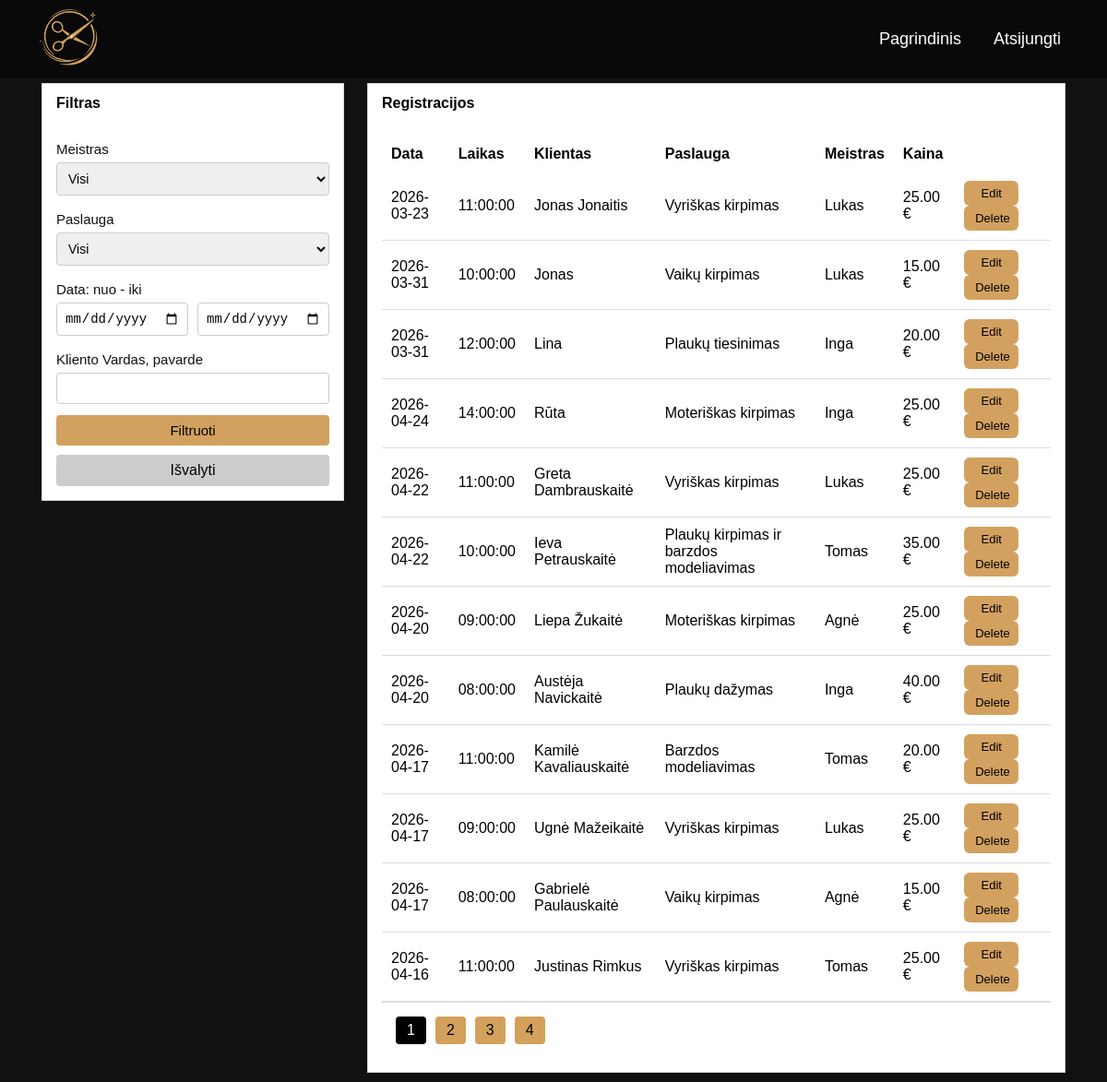
/admin.php (signed in), run on the app's committed database.
### tables this page shows
CREATE TABLE IF NOT EXISTS `registracijos` (
  `id` int(11) NOT NULL AUTO_INCREMENT,
  `paslauga_id` int(11) DEFAULT NULL,
  `meistras_id` int(11) DEFAULT NULL,
  `klientas_id` int(11) DEFAULT NULL,
  `data` date DEFAULT NULL,
  `laikas_id` int(11) DEFAULT NULL,
  PRIMARY KEY (`id`)
);

CREATE TABLE IF NOT EXISTS `laikai` (
  `id` int(11) NOT NULL AUTO_INCREMENT,
  `laikas` time DEFAULT NULL,
  PRIMARY KEY (`id`)
);

CREATE TABLE IF NOT EXISTS `klientai` (
  `id` int(11) NOT NULL AUTO_INCREMENT,
  `vardas` varchar(100) DEFAULT NULL,
  `telefonas` varchar(20) DEFAULT NULL,
  `email` varchar(100) DEFAULT NULL,
  PRIMARY KEY (`id`)
);

CREATE TABLE IF NOT EXISTS `paslaugos` (
  `id` int(11) NOT NULL AUTO_INCREMENT,
  `pavadinimas` varchar(100) NOT NULL,
  `kaina` decimal(6,2) DEFAULT NULL,
  PRIMARY KEY (`id`)
);

CREATE TABLE IF NOT EXISTS `meistrai` (
  `id` int(11) NOT NULL AUTO_INCREMENT,
  `vardas` varchar(100) NOT NULL,
  `specialybe` varchar(100) DEFAULT NULL,
  PRIMARY KEY (`id`)
);

### admin.php (the view, shortened to what this page needs)
<?php
require 'config.php';
$limit = 12;
$page = isset($_GET['page']) ? (int)$_GET['page'] : 1;
$start = ($page - 1) * $limit;
?>
<!DOCTYPE html>
<html lang="lt">
<head>
	<link rel="stylesheet" href="style.css">
	<link rel="stylesheet" href="dizainas2.css">
</head>
<body>
	<header class="topbar">
		<a href="pagrindinis.php">
			<img src="images/logo2.png" class="logo">
		</a>
		<nav class="menu">
			<a href="pagrindinis.php">Pagrindinis</a>
			<a href="logout.php">Atsijungti</a>
		</nav>
	</header>
<main class="puslapis">
	<div class="filtras">
		<div class="blokas-header">Filtras</div>
			<div class="turinys">
				<form method="GET">
					<label>Meistras</label>
						<select name="meistras">
							<option value="">Visi</option>
						</select>
					<label>Paslauga</label>
						<select name="paslauga">
							<option value="">Visi</option>
						</select>
					<label>Data: nuo - iki</label>
						<div class="eilute">
							<input type="date" name="data_nuo" value="<?php echo isset($_GET['data_nuo']) ? $_GET['data_nuo'] : ''; ?>">
							<input type="date" name="data_iki" value="<?php echo isset($_GET['data_iki']) ? $_GET['data_iki'] : ''; ?>">
						</div>
					<label>Kliento Vardas, pavarde</label>
						<input type="text" name="klientas">
						<button type="submit">Filtruoti</button>
						<a href="admin.php" class="btn-clear">Išvalyti</a>
				</form>
			</div>
	</div>
	<div class="duomenys">
		<div class="blokas-header">Registracijos</div>
			<div class="turinys">
			<?php
			$sql = "SELECT
			registracijos.id,
			registracijos.data,
			laikai.laikas,
			klientai.vardas AS klientas,
			paslaugos.pavadinimas AS paslauga,
			meistrai.vardas AS meistras,
			paslaugos.kaina
			FROM registracijos
			INNER JOIN laikai ON registracijos.laikas_id = laikai.id
			INNER JOIN klientai ON registracijos.klientas_id = klientai.id
			INNER JOIN paslaugos ON registracijos.paslauga_id = paslaugos.id
			INNER JOIN meistrai ON registracijos.meistras_id = meistrai.id";
			$sql .= " ORDER BY registracijos.id DESC";
			$sql .= " LIMIT $start, $limit";
			$result = mysqli_query($conn,$sql);
			echo "<table>";
				echo "<tr>
					<th>Data</th>
					<th>Laikas</th>
					<th>Klientas</th>
					<th>Paslauga</th>
					<th>Meistras</th>
					<th>Kaina</th>
					<th></th>
					</tr>";
				while($row = mysqli_fetch_assoc($result)){
					echo "<tr>";
					echo "<td>".$row['data']."</td>";
					echo "<td>".$row['laikas']."</td>";
					echo "<td>".$row['klientas']."</td>";
					echo "<td>".$row['paslauga']."</td>";
					echo "<td>".$row['meistras']."</td>";
					echo "<td>".$row['kaina']." €</td>";
					echo "<td>
						<a href='edit.php?id=".$row['id']."' class='btn-action'>Edit</a>
						<a href='delete.php?id=".$row['id']."' class='btn-action'>Delete</a>
						</td>";
					echo "</tr>";
				}
			echo "</table>";
			$total_sql = "SELECT COUNT(*) as total
			FROM registracijos
			LEFT JOIN klientai ON registracijos.klientas_id = klientai.id";
			$total_result = mysqli_query($conn, $total_sql);
			$total_row = mysqli_fetch_assoc($total_result);
			$total = $total_row['total'];
			$pages = ceil($total / $limit);
			echo "<div class='pagination'>";
			for($i = 1; $i <= $pages; $i++){
				$query = $_GET;
				$query['page'] = $i;
				$url = http_build_query($query);
				$active = ($i == $page) ? "active" : "";
				echo "<a href='?$url' class='pages $active'>$i</a>";
			}
			echo "</div>";
			?>
			</div>
	</div>
</main>
</body>
</html>

### style.css (style rules this page uses)
* { margin:0; padding:0; box-sizing:border-box; }
html { scroll-behavior:smooth; }
body { font-family:Arial, sans-serif; background:#111; color:white; }
.topbar { position:fixed; top:0; left:0; width:100%; height:85px; background:rgba(10,10,10,0.95); display:flex; align-items:center; justify-content:space-between; padding:0 50px; z-index:1000; }
.logo { height: 130px; width: auto; margin: 0px -40px; }
.menu { margin-left: auto; display:flex; gap:35px; align-items:center; }
.menu a { color:white; text-decoration:none; font-size:18px; transition:0.3s; }

### dizainas2.css (style rules this page uses)
.puslapis { display:flex; gap:25px; padding:10px 15px; margin-top:80px; margin-left:30px; margin-right:30px; }
.filtras { flex:1; background:white; border:1px solid #d2d8e0; height: fit-content; }
.duomenys { flex:3; background:white; border:1px solid #d2d8e0; display:flex; flex-direction:column; }
.blokas-header { padding:12px 15px; font-weight:bold; color: black; }
.turinys { margin:5px; padding:10px; background:#fff; }
.filtras button { width: 100%; padding:8px; background:#d3a15f; border:none; cursor:pointer; font-size:15px; border-radius:4px; }
.filtras label { display:block; margin-top:5px; margin-bottom:6px; font-size:15px; color:#111; }
.filtras input, .filtras select { width:100%; padding:8px; margin-bottom:12px; border:1px solid #ccc; border-radius:4px; font-size:14px; }
.eilute { display:flex; gap:10px; }
.eilute input { flex:1; }
.btn-clear { display:block; width:100%; padding:8px; background:#ccc; color:black; text-align:center; text-decoration:none; border-radius:4px; margin-top:10px; }
table { width:100%; border-collapse:collapse; }
th { padding:10px; text-align:left; background: white; color:black; }
td { padding:10px; border-bottom:1px solid #ddd; color: black; }
select { width:100%; padding:8px; margin-bottom:15px; }
.pagination { text-align: left; padding:10px; border-top:1px solid #ddd; }
.pages { display: inline-block; margin: 5px; padding: 6px 12px; background: #d4a15c; color: black; text-decoration: none; border-radius: 4px; }
.pages.active { background: black; color: white; }
.btn-action { display:inline-block; padding:6px 12px; background:#d3a15f; color:black; text-align: center; text-decoration:none; border-radius:6px; font-size:13px; margin-right:5px; transition:0.2s; width: 59px; }
* { margin:0; padding:0; box-sizing:border-box; }

### data on the page
registracijos: data "2026-03-23", laikai.laikas "11:00:00", klientai.vardas "Jonas Jonaitis", paslaugos.pavadinimas "Vyriškas kirpimas", meistrai.vardas "Lukas", paslaugos.kaina "25.00"
registracijos: data "2026-03-31", laikai.laikas "10:00:00", klientai.vardas "Jonas", paslaugos.pavadinimas "Vaikų kirpimas", meistrai.vardas "Lukas", paslaugos.kaina "15.00"
registracijos: data "2026-03-31", laikai.laikas "12:00:00", klientai.vardas "Lina", paslaugos.pavadinimas "Plaukų tiesinimas", meistrai.vardas "Inga", paslaugos.kaina "20.00"
registracijos: data "2026-04-24", laikai.laikas "14:00:00", klientai.vardas "Rūta", paslaugos.pavadinimas "Moteriškas kirpimas", meistrai.vardas "Inga", paslaugos.kaina "25.00"
registracijos: data "2026-04-22", laikai.laikas "11:00:00", klientai.vardas "Greta Dambrauskaitė", paslaugos.pavadinimas "Vyriškas kirpimas", meistrai.vardas "Lukas", paslaugos.kaina "25.00"
registracijos: data "2026-04-22", laikai.laikas "10:00:00", klientai.vardas "Ieva Petrauskaitė", paslaugos.pavadinimas "Plaukų kirpimas ir barzdos modeliavimas", meistrai.vardas "Tomas", paslaugos.kaina "35.00"
registracijos: data "2026-04-20", laikai.laikas "09:00:00", klientai.vardas "Liepa Žukaitė", paslaugos.pavadinimas "Moteriškas kirpimas", meistrai.vardas "Agnė", paslaugos.kaina "25.00"
registracijos: data "2026-04-20", laikai.laikas "08:00:00", klientai.vardas "Austėja Navickaitė", paslaugos.pavadinimas "Plaukų dažymas", meistrai.vardas "Inga", paslaugos.kaina "40.00"
registracijos: data "2026-04-17", laikai.laikas "11:00:00", klientai.vardas "Kamilė Kavaliauskaitė", paslaugos.pavadinimas "Barzdos modeliavimas", meistrai.vardas "Tomas", paslaugos.kaina "20.00"
registracijos: data "2026-04-17", laikai.laikas "09:00:00", klientai.vardas "Ugnė Mažeikaitė", paslaugos.pavadinimas "Vyriškas kirpimas", meistrai.vardas "Lukas", paslaugos.kaina "25.00"
registracijos: data "2026-04-17", laikai.laikas "08:00:00", klientai.vardas "Gabrielė Paulauskaitė", paslaugos.pavadinimas "Vaikų kirpimas", meistrai.vardas "Agnė", paslaugos.kaina "15.00"
registracijos: data "2026-04-16", laikai.laikas "11:00:00", klientai.vardas "Justinas Rimkus", paslaugos.pavadinimas "Vyriškas kirpimas", meistrai.vardas "Tomas", paslaugos.kaina "25.00"
